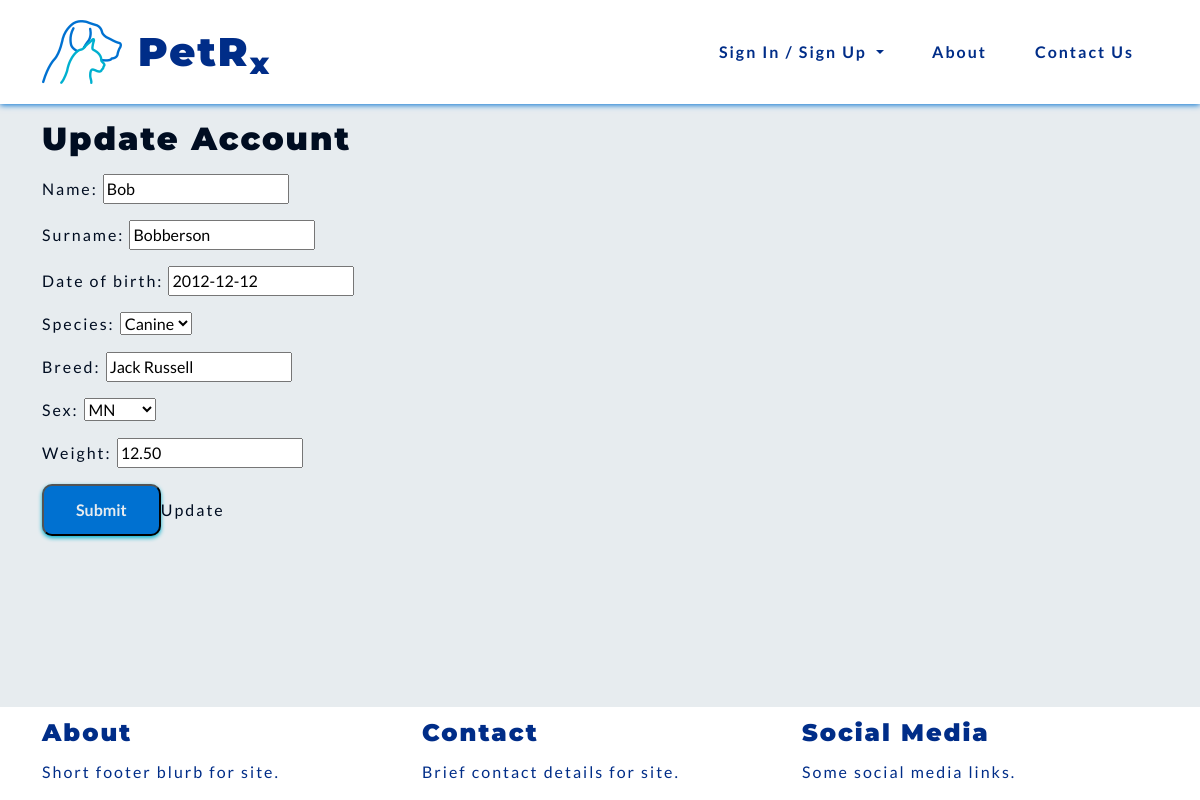
/records/edit-animal/1, run on an earlier commit of the app's database.
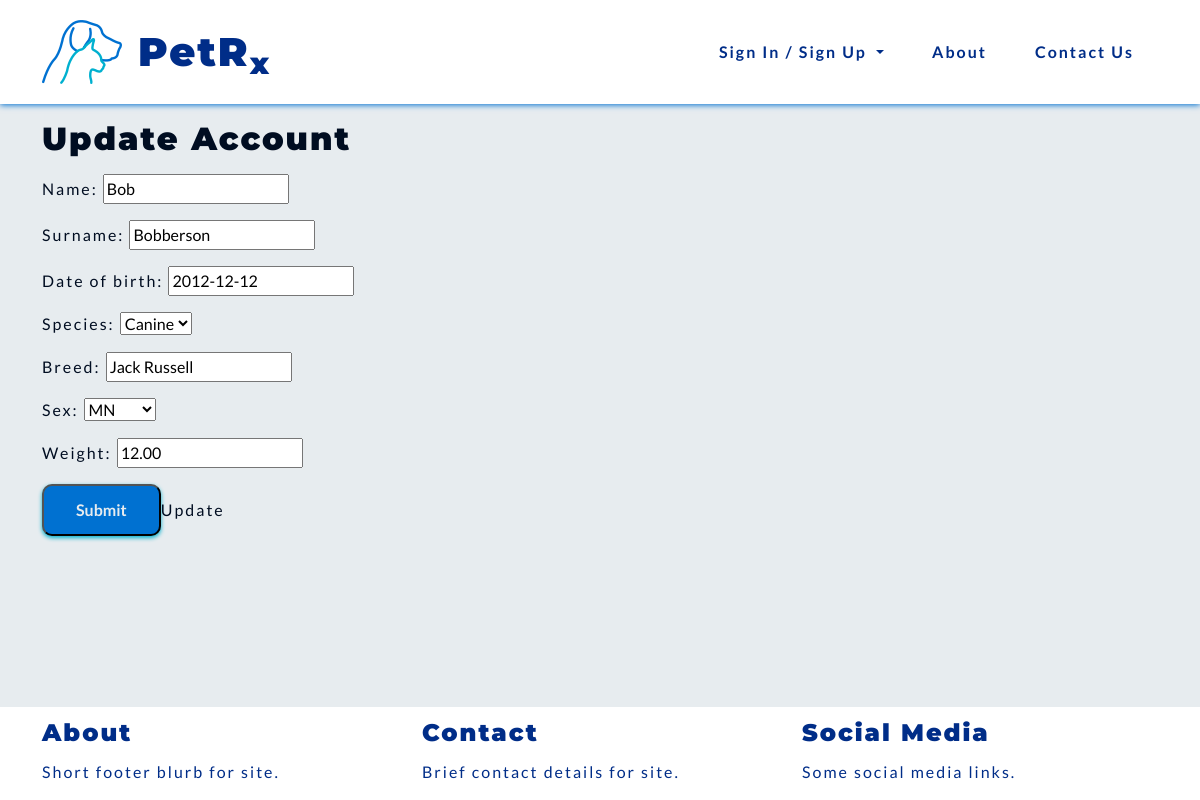
And on a later commit of the database.
### records/models.py (models this page shows, shortened)
class Record(models.Model):
    name = models.CharField(max_length=50)
    surname = models.CharField(max_length=50)
    date_of_birth = models.DateField()
    species = models.CharField(choices=SPECIES, max_length=10)
    breed = models.CharField(max_length=50)
    sex = models.CharField(choices=SEX, max_length=10)
    weight = models.DecimalField(max_digits=5, decimal_places=2)
    note = models.CharField(max_length=300)
    class Meta:
        unique_together = ['name', 'surname', 'date_of_birth', 'species', 'breed', 'sex']

### records/views.py (the view)
# urls.py: path('edit-animal/<int:id>', views.edit_animal, name='edit_animal'),
def edit_animal(request, id):
    record = Record.objects.get(id=id)
    form = RecordForm(request.POST or None, instance=record)
    if form.is_valid():
        form.save()
        return redirect('records:animal_profile', id=id)
    else:
        form = RecordForm(request.POST or None, instance=record)
    context = {
        'record': record,
        'edit_form': form
        }
    return render(request, 'records/edit_animal.html', context)

### records/forms.py
class RecordForm(forms.ModelForm):
    class Meta:
        model = Record
        fields = ['name', 'surname', 'date_of_birth', 'species', 'breed', 'sex', 'weight']
        error_messages = {
            NON_FIELD_ERRORS: {
                'unique_together': "A record already exists with the same %(field_labels)s.",
            }
        }

### records/templates/records/edit_animal.html (shortened to what this page needs)
{% extends 'base.html' %}
{% block content %}
<h2>Update Account</h2>
<form method="POST">
    {{ edit_form.as_p }}
    <input class="pet-btns" type="submit">Update</input>
</form>
{% endblock %}

What changed in the data, as far as the page shows it:
changed Record "Bob": weight "12.50" → "12.00"
